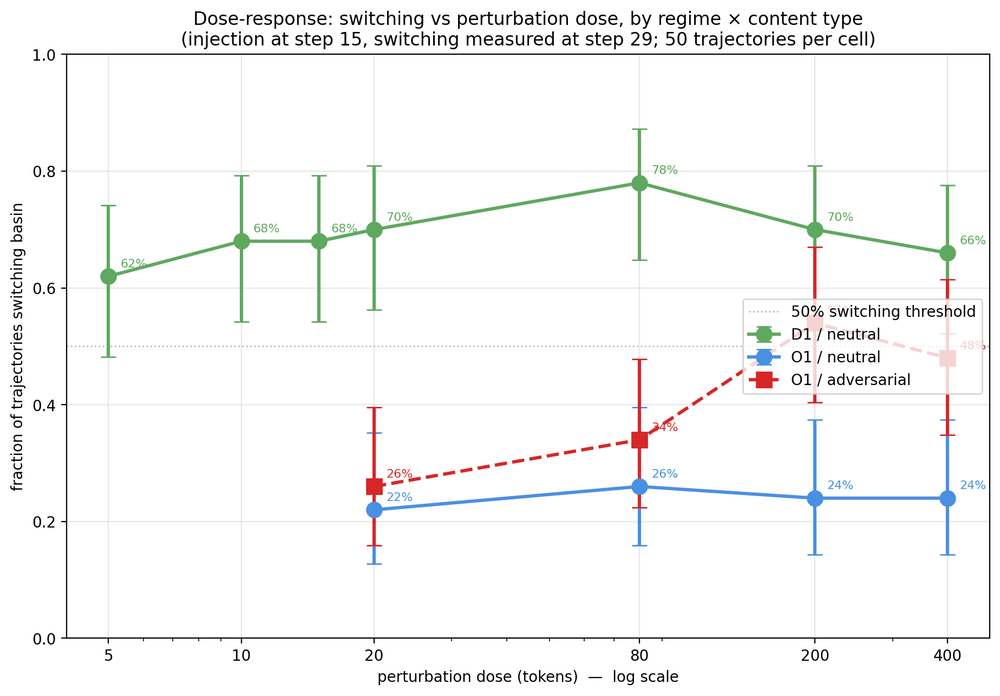
#> input picture llm_attractor_experiment/paper/figures/fig01.png, 1000 x 696 px, shrunk from 1847 x 1285 before the run; its folder holds only this picture in this run
$ python invert_figures.py
#> lines starting #> are read from the running program, lines starting #| are printed output that depends on the picture
"""
Invert RGB channels of every PNG in paper/figures/ — turns black
backgrounds white and white backgrounds black, with all hues
complemented (red ↔ cyan, green ↔ magenta, blue ↔ yellow).

The original figures live under `paper/figures/fig01.png` etc. (copied
there by `scripts/build_paper_tex.py::_convert_figures`). We write the
inverted versions back to the same paths so the next pdflatex run
picks them up automatically.

Alpha channel (if any) is preserved — only RGB gets inverted.

Usage:
    # Invert in-place (overwrites paper/figures/*.png):
    python -m scripts.invert_figures

    # Write to a separate dir to compare side-by-side:
    python -m scripts.invert_figures --out paper/figures_inverted

    # Restore originals from data/* sources (re-run build_paper_tex):
    python -m scripts.build_paper_tex   # repopulates paper/figures/

Tip: the build pipeline copies figures from their source `data/<exp>/...`
locations every rebuild, so to revert after running this script, just
run `python -m scripts.build_paper_tex` again.
"""
from __future__ import annotations

import argparse
import sys
from pathlib import Path

import numpy as np
from PIL import Image

REPO = Path(__file__).resolve().parent.parent
FIGS = REPO / "paper" / "figures"


def invert_png(src: Path, dst: Path) -> tuple[int, int]:
    """Return (W, H) of the inverted image."""
    img = Image.open(src)
#> img is the input picture: PIL image 1000x696 RGBA; mean R, G, B, A 246.6, 247, 246.7, 255
    arr = np.asarray(img)
    if arr.ndim == 2:
        # grayscale
        out = 255 - arr
    elif arr.shape[2] == 3:
        out = 255 - arr
    elif arr.shape[2] == 4:
        rgb = 255 - arr[..., :3]
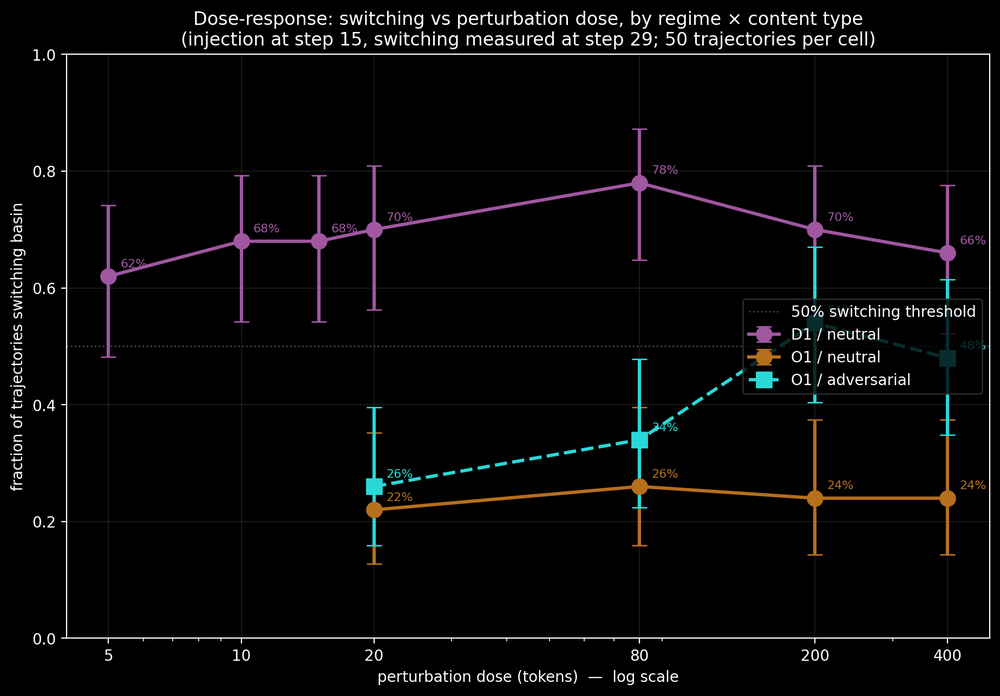
#> rgb: shape (696, 1000, 3); mean R, G, B 8.4, 8, 8.3
        out = np.dstack([rgb, arr[..., 3:4]])
    else:
        raise RuntimeError(f"unsupported channel count {arr.shape[2]} in {src}")
    Image.fromarray(out.astype(np.uint8), mode=img.mode).save(dst)
    return arr.shape[1], arr.shape[0]


def main() -> int:
    ap = argparse.ArgumentParser()
    ap.add_argument("--src", default=str(FIGS))
    ap.add_argument("--out", default=None,
                    help="output dir; if omitted, overwrites in place")
    args = ap.parse_args()

    src_dir = Path(args.src)
    out_dir = Path(args.out) if args.out else src_dir
    out_dir.mkdir(parents=True, exist_ok=True)

    pngs = sorted(src_dir.glob("*.png"))
    if not pngs:
        print(f"no PNGs found under {src_dir}")
        return 1

    print(f"inverting {len(pngs)} figures: {src_dir} → {out_dir}")
    for p in pngs:
        w, h = invert_png(p, out_dir / p.name)
#> w = 1000; h = 696
        print(f"  {p.name}  ({w}x{h})")
#|   fig01.png  (1000x696)

    print("\ndone — re-run pdflatex to pick up the inverted figures.")
    print("To revert: `python -m scripts.build_paper_tex` (re-copies originals).")
    return 0


if __name__ == "__main__":
    sys.exit(main())
#> (the program exits here)

$ run again, on llm_attractor_experiment/paper/figures/fig02.png
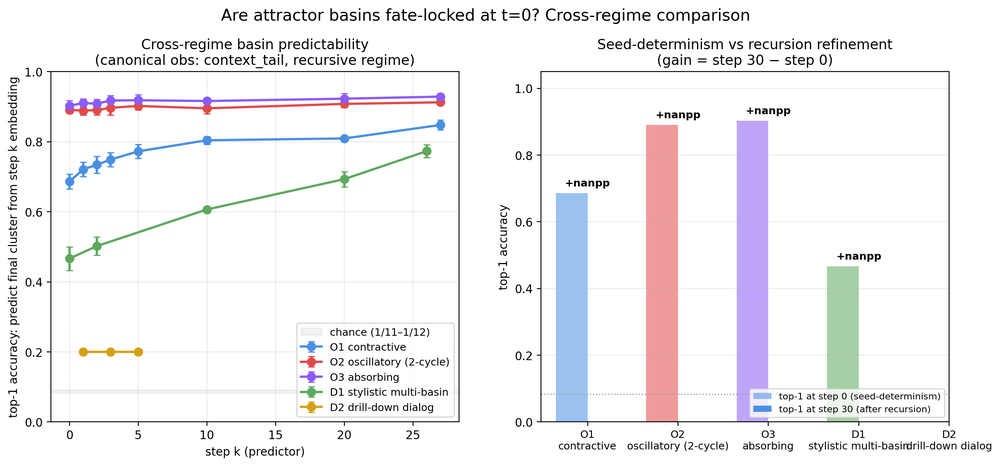
#> input picture llm_attractor_experiment/paper/figures/fig02.png, 1000 x 466 px, shrunk from 2416 x 1127 before the run
#> in invert_png, img is the input picture: PIL image 1000x466 RGBA; mean R, G, B, A 241.7, 240.4, 242.8, 255
#> in invert_png, `rgb = 255 - arr[..., :3]`:
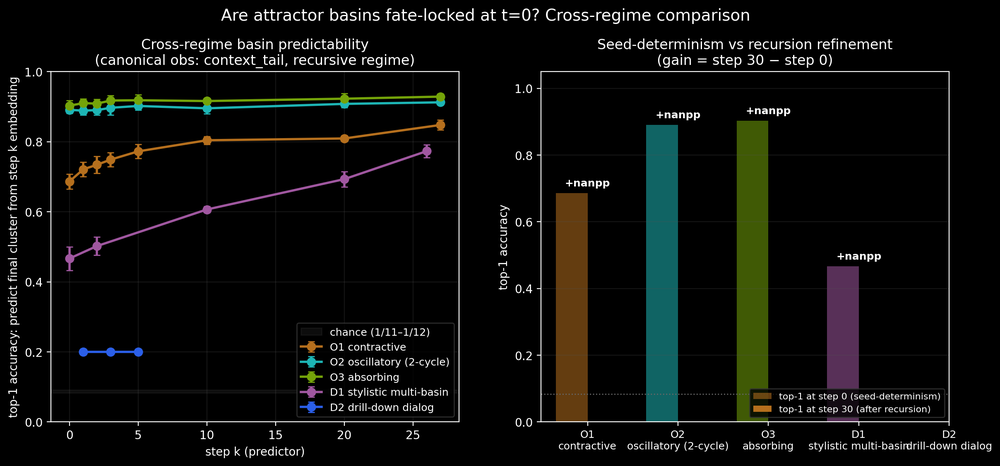
#> rgb: shape (466, 1000, 3); mean R, G, B 13.3, 14.6, 12.2
#|   fig02.png  (1000x466)

$ run again, on llm_attractor_experiment/paper/figures/fig03.png
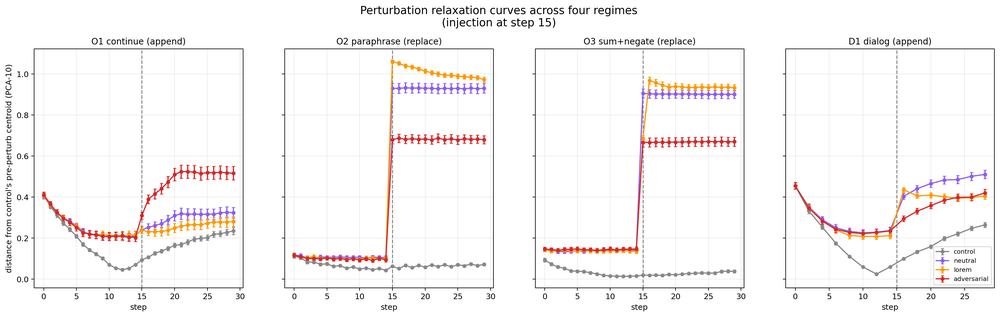
#> input picture llm_attractor_experiment/paper/figures/fig03.png, 1000 x 317 px, shrunk from 3196 x 1012 before the run
#> in invert_png, img is the input picture: PIL image 1000x317 RGBA; mean R, G, B, A 247.9, 245.4, 245.4, 255
#> in invert_png, `rgb = 255 - arr[..., :3]`:
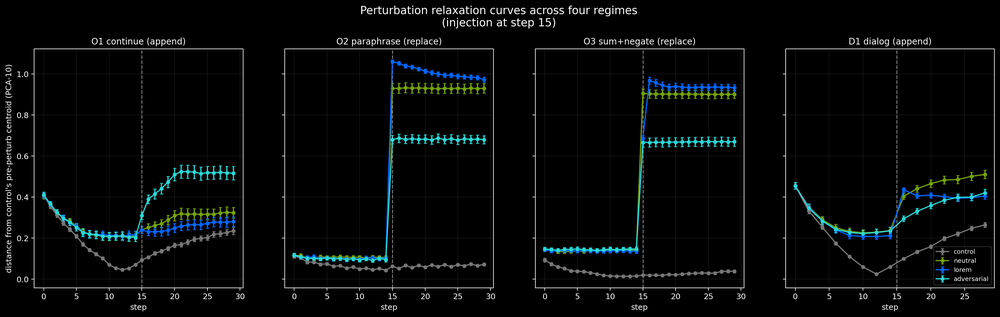
#> rgb: shape (317, 1000, 3); mean R, G, B 7.1, 9.6, 9.6
#|   fig03.png  (1000x317)
